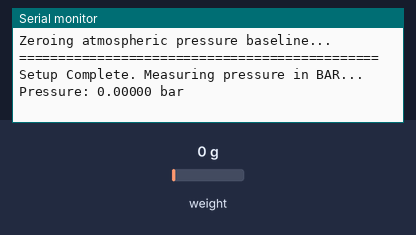
The sketch below on a simulated Arduino Uno, built with avr-gcc and run on an emulated ATmega328P. On the bench: the last lines printed to the serial monitor. The inputs (shaded band) are chosen by the test bench; at power-on: weight on the scale 0 g.

Above: at 5.3 s.
5.4 s: weight on the scale set to 100 g
At 6.4 s:
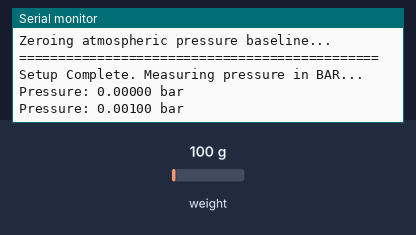
6.9 s: weight on the scale set to 1250 g
At 8.4 s:
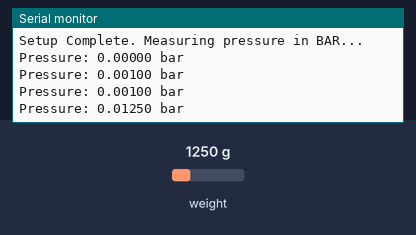
Timing chart, 0 to 9.9 s (numbered marks = the images above; inputs shaded):
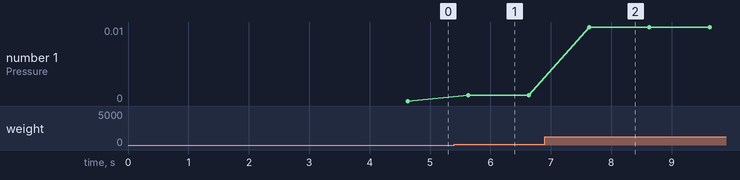

Measured:
- after the input at 5.4 s, the serial monitor: prints a new line after 0.23 s (image 1)
- after the input at 6.9 s, the serial monitor: prints a new line after 0.73 s (image 2)
- plotted number 1: 0 → 0 after the input at 5.4 s, 0 → 0.01 after the input at 6.9 s

The sketch:

pressurebar.ino
```cpp
#include "HX711.h"

const int DOUT_PIN = 3;
const int SCK_PIN = 2;

// Main calibration factor for the 40KPa sensor
const float CALIBRATION_FACTOR = 53687.0;

HX711 scale;

void setup() {
  Serial.begin(9600);
  scale.begin(DOUT_PIN, SCK_PIN);

  Serial.println("==============================================");
  Serial.println("IMPORTANT: Let sensor warm up 2 mins, keep open!");
  Serial.println("Zeroing atmospheric pressure baseline...");
  Serial.println("==============================================");
  delay(3000);

  scale.tare();
  scale.set_scale(CALIBRATION_FACTOR);

  Serial.println("Setup Complete. Measuring pressure in BAR...");
}

void loop() {
  if (scale.is_ready()) {
    // 1. Get raw calibrated value (which is in kPa)
    float pressure_kPa = scale.get_units(5);

    // 2. Convert kPa to bar (1 kPa = 0.01 bar)
    float pressure_bar = pressure_kPa * 0.01;

    Serial.print("Pressure: ");
    // Prints with 5 decimal places so you can see fine changes in bar units
    Serial.print(pressure_bar, 5);
    Serial.println(" bar");

  } else {
    Serial.println("HX711 not detected.");
  }
  delay(500);
}
```
